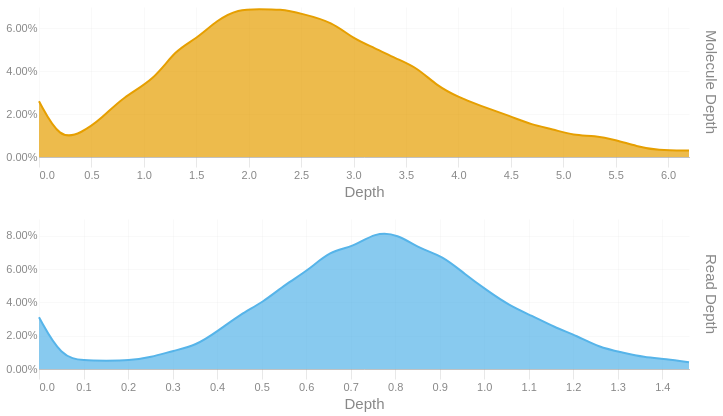

Write notebook code for a chart like this one.
### Code cell
readdep = depth_hist(tb['Read Depth'], q99, 3)
readdep = readdep.with_columns(pl.lit('Read Depth').alias('Metric'))
if not SKIPLR:
    moldep = depth_hist(tb['Molecule Depth'], mol_q99, 1)
    moldep = moldep.with_columns(pl.lit('Molecule Depth').alias('Metric'))
    _hist = pl.concat([readdep, moldep])
    _hist = _hist.filter(pl.col('Proportion') != 0)
    with SafeRender(_hist):
        (
            alt.Chart(_hist)        
            .mark_area(interpolate = "basis")
            .encode(
                x=alt.X('Bin:Q').scale(domainMin=0).axis(alt.Axis(title='Depth')),
                y = alt.Y('Proportion:Q', title = None).axis(format = '.2%'),
                color = alt.Color('Metric:N').legend(None),
                row = alt.Row("Metric:N").header(title = None, labelOrient = 'right'),
                tooltip = [
                    alt.Tooltip("Metric:N", title = "Metric"),
                    alt.Tooltip('Interval:N', title = "Depth Interval"),
                    alt.Tooltip('Proportion:Q', title = "% Alignments").format('.2%')
                ]
            )
            .resolve_scale(x='independent', y='independent')
            .properties(
                height = 150, width = 650,
                usermeta={'embedOptions': {'downloadFileName': f'{samplename}.depth.hist'}}
            )
        ).display()
else:
    readdep = readdep.filter(pl.col('Proportion') != 0)
    with SafeRender(readdep):
        (
            alt.Chart(readdep)        
            .mark_area(interpolate = "basis")
            .encode(
                x=alt.X('Bin:Q').scale(domainMin=0).axis(alt.Axis(title='Depth')),
                y = alt.Y('Proportion:Q', title = None).axis(format = '.2%'),
                tooltip = [
                    alt.Tooltip('Interval:N', title = "Depth Interval"),
                    alt.Tooltip('Proportion:Q', title = "% Alignments").format('.2%')
                ]
            )
            .properties(
                usermeta={'embedOptions': {'downloadFileName': f'{samplename}.depth.hist'}}
            )
        ).display()

### Figure 1 — Vega-Lite specification as saved in the notebook (floating-point values rounded to 4 significant figures)
{"width": 650, "height": 150, "config": {"title": {"anchor": "start", "dy": -15, "fontSize": 18, "color": "#888888", "subtitleColor": "#888888", "subtitleFontSize": 14}, "arc": {"fill": "#0072B2"}, "axis": {"domainColor": "#888888", "domainWidth": 0.5, "gridWidth": 0.2, "grid": false, "titleFontWeight": 400, "titleFontSize": 15, "labelFontSize": 11, "labelColor": "#888888", "tickColor": "#888888", "tickWidth": 0.2, "titleColor": "#888888"}, "axisBand": {"grid": false}, "axisX": {"grid": true, "tickSize": 10, "domainCap": "round"}, "axisY": {"domain": false, "grid": true, "tickSize": 0, "domainCap": "round"}, "background": "transparent", "header": {"labelFontSize": 15, "labelColor": "#888888", "titleFontSize": 15, "titleFontWeight": 600, "titleColor": "#888888"}, "legend": {"labelFont": "sans-serif", "labelFontSize": 12, "labelColor": "#888888", "symbolSize": 100, "symbolType": "circle", "titleFontSize": 12, "titlePadding": 10, "titleColor": "#888888", "title": null}, "range": {"category": ["#E69F00", "#56B4E9", "#009E73", "#F0E442", "#0072B2", "#D55E00", "#CC79A7", "#000000"], "diverging": ["#cfe8f3", "#a2d4ec", "#73bfe2", "#46abdb", "#1696d2", "#12719e"]}, "area": {"fill": "#0072B2", "fillOpacity": 0.7, "line": true, "strokeOpacity": 0.7}, "line": {"color": "#0072B2", "stroke": "#0072B2", "strokeWidth": 2}, "trail": {"color": "#0072B2", "stroke": "#0072B2", "strokeWidth": 0, "size": 1}, "point": {"filled": true, "fillOpacity": 1.0, "size": 95}, "text": {"color": "#888888", "fontSize": 11, "align": "right", "fontWeight": 400, "size": 11}, "bar": {"fill": "#0072B2", "stroke": null}, "view": {"stroke": null, "continuousWidth": 660, "continuousHeight": 400}}, "data": {"name": "data-1b580d9bab7909d24288134d9ac6fecf"}, "mark": {"type": "area", "interpolate": "basis"}, "encoding": {"color": {"field": "Metric", "legend": null, "type": "nominal"}, "row": {"field": "Metric", "header": {"title": null, "labelOrient": "right"}, "type": "nominal"}, "tooltip": [{"field": "Metric", "title": "Metric", "type": "nominal"}, {"field": "Interval", "title": "Depth Interval", "type": "nominal"}, {"field": "Proportion", "format": ".2%", "title": "% Alignments", "type": "quantitative"}], "x": {"axis": {"title": "Depth"}, "field": "Bin", "scale": {"domainMin": 0}, "type": "quantitative"}, "y": {"axis": {"format": ".2%"}, "field": "Proportion", "title": null, "type": "quantitative"}}, "resolve": {"scale": {"x": "independent", "y": "independent"}}, "usermeta": {"embedOptions": {"downloadFileName": "S1_Musquodoboit_030.depth.hist"}}, "$schema": "https://vega.github.io/schema/vega-lite/v6.1.0.json", "datasets": {"data-1b580d9bab7909d24288134d9ac6fecf": [{"Bin": 0.0, "Interval": "0.0-0.05", "Proportion": 0.031, "Metric": "Read Depth"}, {"Bin": 0.05, "Interval": "0.05-0.101", "Proportion": 0.007, "Metric": "Read Depth"}, {"Bin": 0.101, "Interval": "0.101-0.151", "Proportion": 0.005, "Metric": "Read Depth"}, {"Bin": 0.151, "Interval": "0.151-0.201", "Proportion": 0.005, "Metric": "Read Depth"}, {"Bin": 0.201, "Interval": "0.201-0.252", "Proportion": 0.005, "Metric": "Read Depth"}, {"Bin": 0.252, "Interval": "0.252-0.302", "Proportion": 0.007, "Metric": "Read Depth"}, {"Bin": 0.302, "Interval": "0.302-0.352", "Proportion": 0.011, "Metric": "Read Depth"}, {"Bin": 0.352, "Interval": "0.352-0.403", "Proportion": 0.014, "Metric": "Read Depth"}, {"Bin": 0.403, "Interval": "0.403-0.453", "Proportion": 0.023, "Metric": "Read Depth"}, {"Bin": 0.453, "Interval": "0.453-0.503", "Proportion": 0.033, "Metric": "Read Depth"}, {"Bin": 0.503, "Interval": "0.503-0.554", "Proportion": 0.04, "Metric": "Read Depth"}, {"Bin": 0.554, "Interval": "0.554-0.604", "Proportion": 0.051, "Metric": "Read Depth"}, {"Bin": 0.604, "Interval": "0.604-0.654", "Proportion": 0.059, "Metric": "Read Depth"}, {"Bin": 0.654, "Interval": "0.654-0.705", "Proportion": 0.071, "Metric": "Read Depth"}, {"Bin": 0.705, "Interval": "0.705-0.755", "Proportion": 0.073, "Metric": "Read Depth"}, {"Bin": 0.755, "Interval": "0.755-0.805", "Proportion": 0.082, "Metric": "Read Depth"}, {"Bin": 0.805, "Interval": "0.805-0.856", "Proportion": 0.081, "Metric": "Read Depth"}, {"Bin": 0.856, "Interval": "0.856-0.906", "Proportion": 0.072, "Metric": "Read Depth"}, {"Bin": 0.906, "Interval": "0.906-0.956", "Proportion": 0.068, "Metric": "Read Depth"}, {"Bin": 0.956, "Interval": "0.956-1.007", "Proportion": 0.057, "Metric": "Read Depth"}, {"Bin": 1.007, "Interval": "1.007-1.057", "Proportion": 0.047, "Metric": "Read Depth"}, {"Bin": 1.057, "Interval": "1.057-1.107", "Proportion": 0.038, "Metric": "Read Depth"}, {"Bin": 1.107, "Interval": "1.107-1.158", "Proportion": 0.032, "Metric": "Read Depth"}, {"Bin": 1.158, "Interval": "1.158-1.208", "Proportion": 0.025, "Metric": "Read Depth"}, {"Bin": 1.208, "Interval": "1.208-1.258", "Proportion": 0.02, "Metric": "Read Depth"}, {"Bin": 1.258, "Interval": "1.258-1.309", "Proportion": 0.013, "Metric": "Read Depth"}, {"Bin": 1.309, "Interval": "1.309-1.359", "Proportion": 0.01, "Metric": "Read Depth"}, {"Bin": 1.359, "Interval": "1.359-1.409", "Proportion": 0.007, "Metric": "Read Depth"}, {"Bin": 1.409, "Interval": "1.409-1.46", "Proportion": 0.006, "Metric": "Read Depth"}, {"Bin": 1.46, "Interval": "1.46-1.51", "Proportion": 0.004, "Metric": "Read Depth"}, {"Bin": 0.0, "Interval": "0.0-0.2", "Proportion": 0.026, "Metric": "Molecule Depth"}, {"Bin": 0.2, "Interval": "0.2-0.4", "Proportion": 0.008, "Metric": "Molecule Depth"}, {"Bin": 0.4, "Interval": "0.4-0.6", "Proportion": 0.011, "Metric": "Molecule Depth"}, {"Bin": 0.6, "Interval": "0.6-0.8", "Proportion": 0.018, "Metric": "Molecule Depth"}, {"Bin": 0.8, "Interval": "0.8-1.1", "Proportion": 0.028, "Metric": "Molecule Depth"}, {"Bin": 1.1, "Interval": "1.1-1.3", "Proportion": 0.036, "Metric": "Molecule Depth"}, {"Bin": 1.3, "Interval": "1.3-1.5", "Proportion": 0.05, "Metric": "Molecule Depth"}, {"Bin": 1.5, "Interval": "1.5-1.7", "Proportion": 0.055, "Metric": "Molecule Depth"}, {"Bin": 1.7, "Interval": "1.7-1.9", "Proportion": 0.064, "Metric": "Molecule Depth"}, {"Bin": 1.9, "Interval": "1.9-2.1", "Proportion": 0.069, "Metric": "Molecule Depth"}, {"Bin": 2.1, "Interval": "2.1-2.3", "Proportion": 0.069, "Metric": "Molecule Depth"}, {"Bin": 2.3, "Interval": "2.3-2.5", "Proportion": 0.069, "Metric": "Molecule Depth"}, {"Bin": 2.5, "Interval": "2.5-2.8", "Proportion": 0.067, "Metric": "Molecule Depth"}, {"Bin": 2.8, "Interval": "2.8-3.0", "Proportion": 0.063, "Metric": "Molecule Depth"}, {"Bin": 3.0, "Interval": "3.0-3.2", "Proportion": 0.055, "Metric": "Molecule Depth"}, {"Bin": 3.2, "Interval": "3.2-3.4", "Proportion": 0.051, "Metric": "Molecule Depth"}, {"Bin": 3.4, "Interval": "3.4-3.6", "Proportion": 0.046, "Metric": "Molecule Depth"}, {"Bin": 3.6, "Interval": "3.6-3.8", "Proportion": 0.042, "Metric": "Molecule Depth"}, {"Bin": 3.8, "Interval": "3.8-4.0", "Proportion": 0.033, "Metric": "Molecule Depth"}, {"Bin": 4.0, "Interval": "4.0-4.2", "Proportion": 0.028, "Metric": "Molecule Depth"}, {"Bin": 4.2, "Interval": "4.2-4.5", "Proportion": 0.024, "Metric": "Molecule Depth"}, {"Bin": 4.5, "Interval": "4.5-4.7", "Proportion": 0.019, "Metric": "Molecule Depth"}, {"Bin": 4.7, "Interval": "4.7-4.9", "Proportion": 0.015, "Metric": "Molecule Depth"}, {"Bin": 4.9, "Interval": "4.9-5.1", "Proportion": 0.013, "Metric": "Molecule Depth"}, {"Bin": 5.1, "Interval": "5.1-5.3", "Proportion": 0.01, "Metric": "Molecule Depth"}, {"Bin": 5.3, "Interval": "5.3-5.5", "Proportion": 0.01, "Metric": "Molecule Depth"}, {"Bin": 5.5, "Interval": "5.5-5.7", "Proportion": 0.008, "Metric": "Molecule Depth"}, {"Bin": 5.7, "Interval": "5.7-5.9", "Proportion": 0.005, "Metric": "Molecule Depth"}, {"Bin": 5.9, "Interval": "5.9-6.2", "Proportion": 0.003, "Metric": "Molecule Depth"}, {"Bin": 6.2, "Interval": "6.2-6.37", "Proportion": 0.003, "Metric": "Molecule Depth"}]}}
